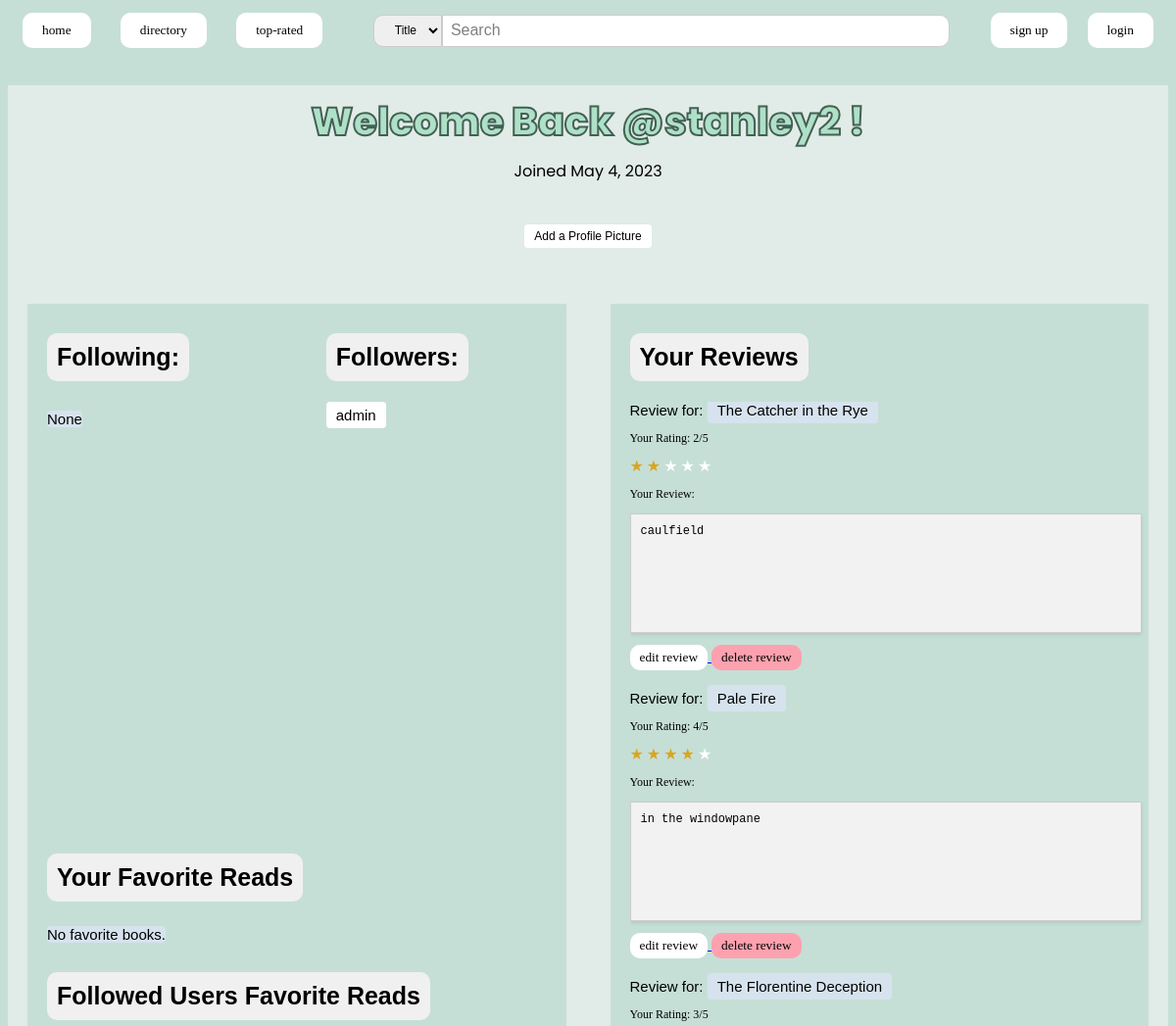
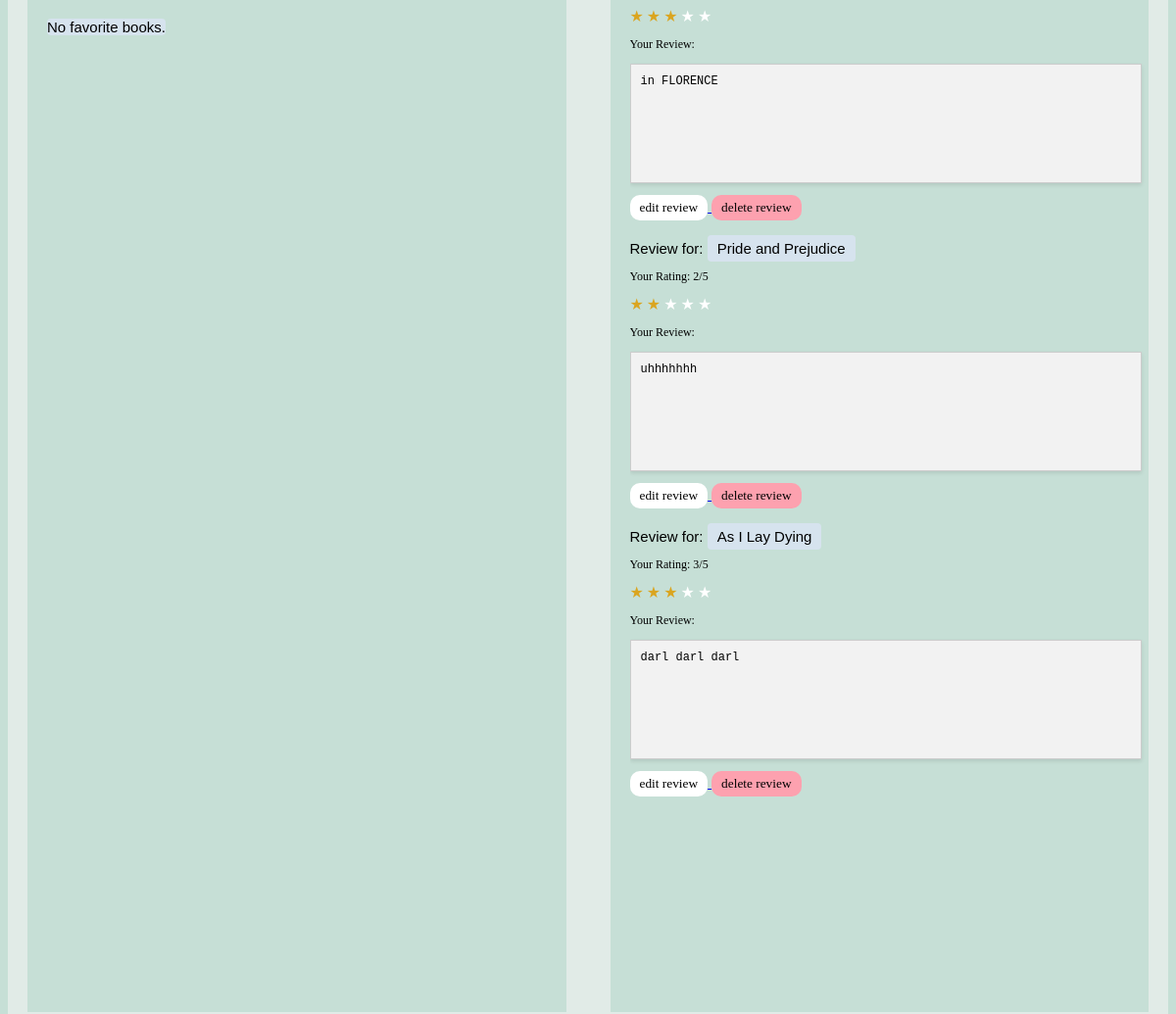
Screenshot of /profiles/8/page with the database file from the repository (2 pictures, top to bottom).
### profiles/models.py (models this page shows, shortened)
class UserProfile(models.Model):
    user = models.ForeignKey(User, on_delete=models.CASCADE, blank=True, default=0, related_name="profile")
    profile_picture = models.ImageField(upload_to='profile_pictures/', blank=True, null=True)
    favorite_books = models.ManyToManyField(Book, blank=True)
    followed_users = models.ManyToManyField("self", blank=True, related_name="following", symmetrical=False)
    follower_users = models.ManyToManyField("self", blank=True, related_name="followers", symmetrical=False)

### reviews/models.py (models this page shows)
class Review(models.Model):
    user = models.ForeignKey(User, on_delete=models.CASCADE, blank=True)
    book = models.ForeignKey(Book, on_delete=models.CASCADE)
    rating = models.IntegerField(blank=False, default=0)
    text = models.CharField(blank=False,max_length=500)
    images = models.ImageField(upload_to='review_images/',blank=True)
    likes=models.ManyToManyField(User, related_name='liked_reviews', blank=True)
    dislikes=models.ManyToManyField(User, related_name='disliked_reviews', blank=True)

### books/models.py (models this page shows, shortened)
class Book(models.Model):
    title = models.CharField(max_length=200, blank=False)
    author = models.CharField(max_length=200)
    pub_year = models.IntegerField(default=-1, blank=True)
    isbn = models.CharField(max_length=13, blank=True)
    olid = models.CharField(max_length=11, blank=True)
    num_pages = models.IntegerField(blank=True, null=True)

### profiles/views.py (the view)
# urls.py: path("<int:user_id>/page", views.user_profile, name="user-profile"),
def user_profile(request, user_id):
    profile_user = User.objects.get(pk=user_id)
    if profile_user is not None:
        try:
            profile = UserProfile.objects.filter(user=profile_user)[0]
        except:
            profile = UserProfile.objects.create(user=profile_user)
        reviews = Review.objects.filter(user=profile_user)
        followed_fav_books = set()
        for followed_user in profile.followed_users.all():
            for book in followed_user.favorite_books.all():
                if book not in followed_fav_books:
                    followed_fav_books.add(book)
        context =  {
            'profile_user': profile_user,
            'reviews': reviews,
            'profile': profile,
            'followed_fav_books': followed_fav_books,
        }
        return render(request, 'profiles/user-profile.html', context)
    return None

### templates/profiles/user-profile.html (shortened to what this page needs)
{% extends "base.html" %}
{% block content %}
  <div class="content-section">
    <h2 class = "user-back">Welcome Back @{{profile_user.username}} !</h2>
    <p class = "date-userhood">Joined {{profile_user.date_joined.date}}</p>
    <p class = "profile-things">
      <form method="post" enctype="multipart/form-data">
          <a class = "add-pfp" href="{% url 'profiles:upload_profile_picture' profile_user.id %}">Add a Profile Picture </a>
      </form>
    </p>
  </div>
    <div class="grid-container">
        <div class="left-s">
          <div class="ff-cont">
            <div class="lsection">
              <h2 class="header-1">Following:</h2>
              <div class="lsection-text">
              {% for followed_user in profile.followed_users.all %}
                <p><a class="user-title" href="{% url 'profiles:profile' followed_user.user_id %}">{{ followed_user.user.username }}</a></p>
              {% empty %}
                <p class="no-follower">None</p>
              {% endfor %}
              </div>
            </div>
            <div class="rsection">
              <h2 class="header-1">Followers:</h2>
              <div class="rsection-text">
              {% for follower in profile.follower_users.all %}
                <p><a class="user-title" href="{% url 'profiles:profile' follower.user_id %}">{{ follower.user.username }}</a></p>
              {% empty %}
                <p class="no-follower">None</p>
              {% endfor %}
              </div>
            </div>
          </div>
          <h2 class="header-1">Your Favorite Reads</h2>
          {% for book in profile.favorite_books.all %}
          <p class="my-fav-book"><a class = "rand-title" href="{% url 'books:view_book' book.id %}">{{ book.title }}</a></p>
          {% empty %}
          <p class="my-fav-book">No favorite books.</p>
          {% endfor %}
          <h2 class="header-1">Followed Users Favorite Reads</h2>
          {% for book in followed_fav_books %}
            <p class="my-fav-book"><a class = "rand-title" href="{% url 'books:view_book' book.id %}">{{ book.title }}</a></p>
          {% empty %}
            <p class="my-fav-book">No favorite books.</p>
          {% endfor %}
        </div>
        <div class="right-s">
          <h2 class="header-2">Your Reviews</h2>
          <div class="review-block">
          {% for review in reviews %}
          <div class="review-row">
            <div class="review-books">
              <b class="rev-for">Review for: <a class="rand-title" href="{% url 'books:view_book' review.book.id %}">{{review.book.title}}</a></b>
            </div>
            <div class="review-contents">
              <p class="rating-prof">Your Rating: {{review.rating}}/5</p>
              <div class="Stars" style="--rating: {{review.rating}};" aria-label="Rating of this product is {{review.rating}} out of 5."></div>
              <p class="rating-prof">Your Review:</p>
              <p class="user-rev">{{review.text}}</p>
              <a href="{% url 'books:edit_review' review.book.id %}">
                <button type="edit-rev" class="edit-rev">Edit Review</button>
              </a>
              <a href="{% url 'books:edit_review' review.book.id %}">
                <button type="delete-rev" class="rev-button delete-button">Delete Review</button>
              </a>
            </div>
          </div>
          {% endfor %}
          </div>
        </div>
      </div>
{% endblock %}

### static/css/stars.css (style rules this page uses)
:root { --star-color: #fff; --star-background: #DAA520; }
.Stars { --percent: calc(var(--rating) / 5 * 100%); display: inline-block; font-size: var(--star-size); font-family: Times; line-height: 1; }
.Stars::before { content: "★★★★★"; letter-spacing: 3px; background: linear-gradient(90deg, var(--star-background) var(--percent), var(--star-color) var(--percent)); -webkit-background-clip: text; -webkit-text-fill-color: transparent; }

### static/css/base.css (style rules this page uses)
body { background-color: #c6dfd6; }

### static/css/book.css (style rules this page uses)
.rev-button { display: inline-block; font-family: Verdana; text-transform: lowercase; color: black; background-color: white; padding: 5px 10px; border: none; border-radius: 10px; text-align: center; text-decoration: none; cursor: pointer; }
.user-rev { background-color: #f2f2f2; padding: 10px; border: 1px solid #ccc; box-shadow: 0 2px 4px rgba(0, 0, 0, 0.1); font-family: 'Courier New', Courier, monospace; font-size: 12px; max-width: 500px; min-height: 100px; }
.delete-button { background-color:rgb(253, 161, 175); }

### static/css/user_profile.css (style rules this page uses)
.content-section { background-color: #e1ebe7; padding-bottom: 1vh; }
.user-back { text-align:center; -webkit-text-stroke: 2px #426053; font-family: 'Poppins'; font-style: normal; font-weight: 400; font-size: 50px; line-height: 75px; margin: 0px; color: #afe0c8; font-size: 40px; font-family:"Poppins", sans-serif; font-weight: 800; }
.date-userhood { font-family:"Poppins", sans-serif; text-align: center; margin-top: 0px }
.my-fav-book { margin: 25px 20px; justify-content: center; background-color: rgb(214, 227, 238); color: black; text-decoration: none; border-radius: 4px; font-family:Verdana, Geneva, Tahoma, sans-serif; font-weight:normal; font-size: 15px; max-width:fit-content; }
.rev-for { font-family:Verdana, Geneva, Tahoma, sans-serif; font-weight:normal; font-size: 15px; }
.user-title { padding: 5px 10px; background-color: white; color: black; text-decoration: none; border-radius: 4px; font-family:Verdana, Geneva, Tahoma, sans-serif; font-weight:normal; font-size: 15px; max-width:fit-content; display: flex; justify-content: center; margin-left: 20px; }
.rand-title { padding: 5px 10px; background-color: rgb(214, 227, 238); color: black; text-decoration: none; border-radius: 4px; font-family:Verdana, Geneva, Tahoma, sans-serif; font-weight:normal; font-size: 15px; max-width:fit-content; }
form { align-items: center; justify-content: center; }
.no-follower { margin: 25px 20px; justify-content: center; background-color: rgb(214, 227, 238); color: black; text-decoration: none; border-radius: 4px; font-family:Verdana, Geneva, Tahoma, sans-serif; font-weight:normal; font-size: 15px; max-width:fit-content; }
.add-pfp { padding: 5px 10px; background-color: white; color: black; text-decoration: none; border-radius: 4px; font-family:Verdana, Geneva, Tahoma, sans-serif; font-weight:normal; font-size: 12px; max-width:fit-content; display: block; margin: 0 auto; margin-top:2vh; }
.grid-container { padding-top: 1vh; display: grid; grid-template-columns: 1fr 1fr; gap: 5px; background-color: #e1ebe7; }
.left-s { flex: 1; margin-right: 20px; margin-left: 20px; margin-bottom: 20px; background-color: #c6dfd6; }
.right-s { flex: 1; height: 85vh; background-color: #c6dfd6; padding-left: 20px; margin-left: 20px; margin-right: 20px; margin-left: 20px; margin-bottom: 20px }
.review-block { height: 70vh; overflow: auto; position: relative; }
.ff-cont { padding-top: 0px; padding-bottom: 10px; display: grid; grid-template-columns: 1fr 1fr; gap: 20px; height: 25vh; }
.lsection { flex: 1; height: 25vh; }
.lsection-text { height: 18vh; overflow: auto; }
.rsection { flex: 1; height: 25vh; }
.rsection-text { height: 18vh; overflow: auto; }
.rating-prof { font-family:Verdana; font-size: 12px; }
.header-1 { padding:10px; font-family: 'Trebuchet MS', 'Lucida Sans Unicode', 'Lucida Grande', 'Lucida Sans', Arial, sans-serif; font-size: 25px; background-color: #F0F0F0; border-radius: 10px; max-width: fit-content; margin-top: 30px; margin-bottom: 5px; margin-left:20px; }
.header-2 { padding:10px; font-family: 'Trebuchet MS', 'Lucida Sans Unicode', 'Lucida Grande', 'Lucida Sans', Arial, sans-serif; font-size: 25px; background-color: #F0F0F0; border-radius: 10px; max-width: fit-content; margin-top: 30px; }
.edit-rev { font-family: Verdana; text-transform: lowercase; color: black; background-color: white; padding: 5px 10px; border: none; border-radius: 10px; text-align: center; text-decoration: none; cursor: pointer; margin-bottom:20px; }

### rows the page displays
UserProfile: user.username "admin"
Review: book "The Catcher in the Rye", rating "2", text "caulfield"
Review: book "Pale Fire", rating "4", text "in the windowpane"
Review: book "The Florentine Deception", rating "3", text "in FLORENCE"
Review: book "Pride and Prejudice", rating "2", text "uhhhhhhh"
Review: book "As I Lay Dying", rating "3", text "darl darl darl"

### other values shown
{{ profile_user.username }} "stanley2"
{{ profile_user.date_joined.date }} "May 4, 2023"
